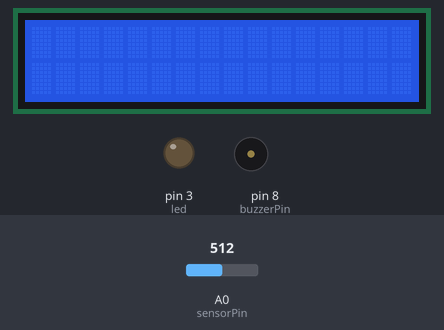
Recording of a sketch running on a simulated Arduino Uno, built with avr-gcc and run on an emulated ATmega328P. Parts: 16×2 character LCD, output pins drawn as LEDs (lit = HIGH), buzzer (waves = sounding, pin HIGH). Inputs (shaded band) come from the test bench; at power-on: A0 (sensorPin) = 512.

Above: at 1.2 s.
1.3 s: A0 (sensorPin) set to 108
2.8 s: A0 (sensorPin) set to 89
At 3.06 s:
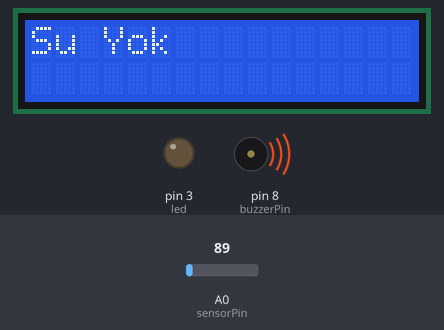
5.8 s: A0 (sensorPin) set to 110
7.3 s: A0 (sensorPin) set to 90
At 7.98 s:
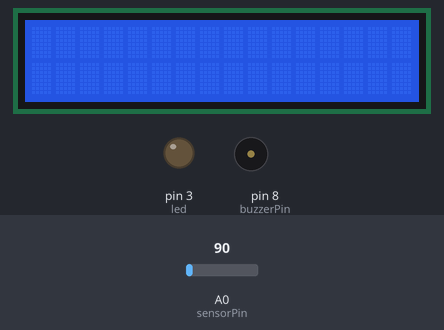
Timing chart, 0 to 11.3 s (numbered marks = the images above; inputs shaded):
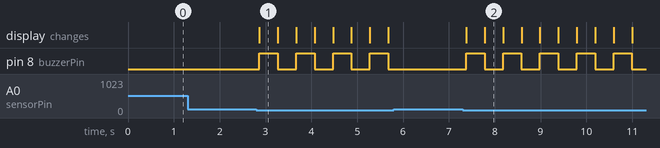

Measured:
- the behaviour switches between 101 and 100 on A0 (sensorPin) (found by bisection; images 0 and 1)
- after the input at 1.3 s, every drawn part: stays the same
- after the input at 2.8 s, pin 8 (buzzerPin): alternates HIGH for 0.40 s and LOW for 0.40 s, starting after 0.07 s; the display: changes after 0.07 s (image 1)
- after the input at 5.8 s, pin 8 (buzzerPin): stops changing and stays LOW
- after the input at 7.3 s, pin 8 (buzzerPin): alternates HIGH for 0.40 s and LOW for 0.40 s, starting after 0.08 s; the display: first changes after 0.08 s (image 2 shows a later state)
- what the display in image 1 shows lasts 0.4 s, from 2.9 s to 3.3 s

The sketch:

sketch_may28a.ino
```cpp
int sensorPin = A0;
int esikDegeri = 100;
int buzzerPin = 8;
int veri;
#define led 3
#define pot A1;
#include <LiquidCrystal.h>

LiquidCrystal lcd(13,12, 11, 5, 4, 2);


void setup() {
  pinMode(buzzerPin, OUTPUT);
  pinMode(led, OUTPUT);
  lcd.begin(16, 2);
}
void loop() {
  veri = analogRead(sensorPin);
  if(veri > esikDegeri){
    digitalWrite(buzzerPin, LOW);
    delay(100);
  }
  else{
    digitalWrite(buzzerPin, HIGH);
    lcd.print("Su Yok");
    delay(400);
    digitalWrite(buzzerPin, LOW);
    lcd.clear();
    delay(400);

  }
}
```
